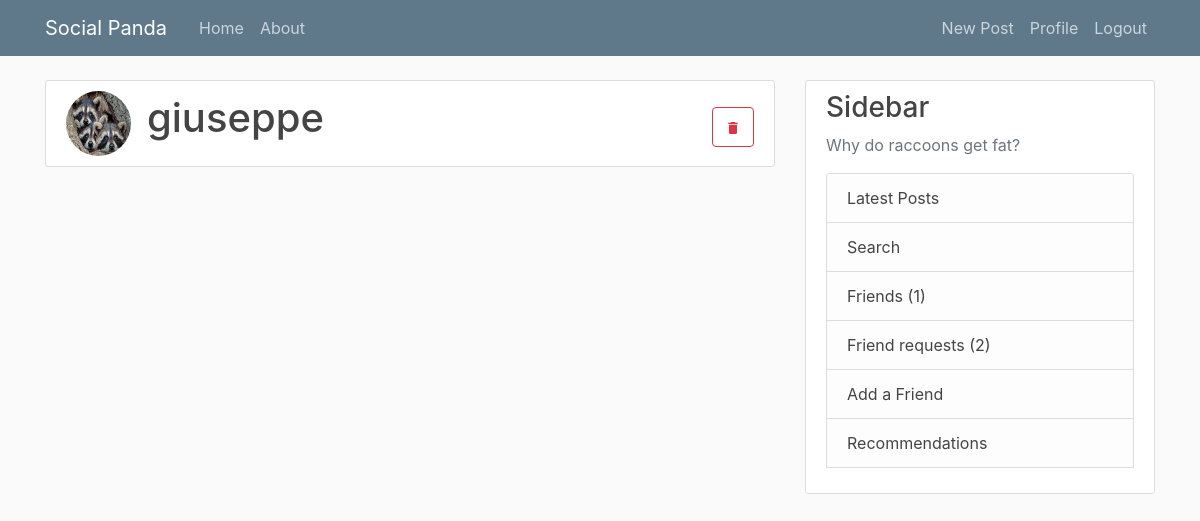
The page /friends/ (signed in) on the database its author committed.
### blog/models.py (models this page shows, shortened)
class Friend(models.Model):
    current_user = models.ForeignKey(
        User, on_delete=models.CASCADE, null=True, related_name="current_user"
    )
    current_user_friend = models.ForeignKey(
        User, on_delete=models.CASCADE, null=True, related_name="current_user_friend"
    )

### users/models.py (models this page shows, shortened)
class Profile(models.Model):
    user = models.OneToOneField(User, on_delete=models.CASCADE)
    image = models.ImageField(default="default.jpg", upload_to="profile_pics")

### blog/views.py (the view)
# urls.py: path("friends/", FriendListView.as_view(), name="friends"),
class FriendListView(LoginRequiredMixin, ListView):
    model = Friend
    template_name = "blog/friend_list.html"
    context_object_name = "friends"
    paginate_by = 3
    def get_queryset(self):
        return Friend.objects.filter(current_user_id=self.request.user.id)

### blog/context_processors.py (called while the page is built)
def friend_requests(request):
    user = request.user
    friend_request_count = FriendRequest.objects.filter(receiver_id=user.id).count()
    friend_count = Friend.objects.filter(current_user_id=user.id).count()
    shared_posts_count = SharedPost.objects.filter(post_receiver_id=user.id).count()
    return {
        "friend_request_count": friend_request_count,
        "friends_count": friend_count,
        "shared_posts_count": shared_posts_count,
    }

### blog/templates/blog/friend_list.html (shortened to what this page needs)
{% extends 'blog/base.html'%}
{% block content %}
    {% if friends %}
        {% for friend in friends %}
            {% if user.is_authenticated  %}
                <article class="media content-section">
                  <img class="rounded-circle article-img" src="{{ friend.current_user_friend.profile.image.url }}">
                  <div class="media-body">
                    <h1>
                        <a class="article-title vertical-align" href="{% url 'user-posts' friend.current_user_friend.username %}">
                        {{ friend.current_user_friend.username }}</a>
                    <button  style="float:right" class="btn btn-outline-danger mt-3 pt-2 material-icons vertical-align"
                             type="submit" onclick="window.location='/deleted-friend?friend_to_delete={{ friend.current_user_friend.id }}&current_page={{ request.get_full_path }}'">delete</button>
                    </h1>
                  </div>
                </article>
            {% endif %}
        {% endfor %}
    {% else %}
        <h3>It seems you don't have any friends yet.</h3>
        <p>Try adding some<a class="ml-1" href="{% url 'add-friend' %}">Here</a></p>
    {% endif %}
{% endblock content %}

### blog/static/blog/main.css (style rules this page uses)
body { background: #fafafa; color: #333333; margin-top: 5rem; }
h1, h2, h3, h4, h5, h6 { color: #444444; }
.content-section { background: #ffffff; padding: 10px 20px; border: 1px solid #dddddd; border-radius: 3px; margin-bottom: 20px; }
.article-title { color: #444444; }
.article-img { height: 65px; width: 65px; margin-right: 16px; }
.vertical-align { vertical-align: middle; }

### rows shown on the page
Friend: current_user_friend.profile.image (picture), current_user_friend.username "giuseppe"

### other values the page prints
{{ friends_count }} "1"
{{ friend_request_count }} "2"
